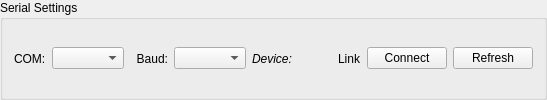
     <widget class="QGroupBox" name="groupBox_4">
      <property name="title">
       <string>Serial Settings</string>
      </property>
      <layout class="QHBoxLayout" name="horizontalLayout">
       <item>
        <widget class="QLabel" name="lblCom">
         <property name="font">
          <font>
           <pointsize>9</pointsize>
          </font>
         </property>
         <property name="text">
          <string>COM:</string>
         </property>
        </widget>
       </item>
       <item>
        <widget class="QComboBox" name="cbCom"/>
       </item>
       <item>
        <widget class="QLabel" name="lblBaud">
         <property name="font">
          <font>
           <pointsize>9</pointsize>
          </font>
         </property>
         <property name="text">
          <string>  Baud:</string>
         </property>
        </widget>
       </item>
       <item>
        <widget class="QComboBox" name="cbBaud"/>
       </item>
       <item>
        <widget class="QLabel" name="lblDevice">
         <property name="font">
          <font>
           <italic>true</italic>
          </font>
         </property>
         <property name="text">
          <string>Device:</string>
         </property>
        </widget>
       </item>
       <item>
        <spacer name="horizontalSpacer_3">
         <property name="orientation">
          <enum>Qt::Horizontal</enum>
         </property>
         <property name="sizeHint" stdset="0">
          <size>
           <width>40</width>
           <height>20</height>
          </size>
         </property>
        </spacer>
       </item>
       <item>
        <widget class="QLabel" name="lblLink">
         <property name="text">
          <string>Link</string>
         </property>
        </widget>
       </item>
       <item>
        <widget class="QPushButton" name="btnConnect">
         <property name="text">
          <string>Connect</string>
         </property>
         <property name="checkable">
          <bool>true</bool>
         </property>
         <property name="checked">
          <bool>false</bool>
         </property>
         <property name="autoDefault">
          <bool>false</bool>
         </property>
         <property name="default">
          <bool>false</bool>
         </property>
         <property name="flat">
          <bool>false</bool>
         </property>
        </widget>
       </item>
       <item>
        <widget class="QPushButton" name="btnRefresh">
         <property name="text">
          <string>Refresh</string>
         </property>
        </widget>
       </item>
      </layout>
     </widget>
